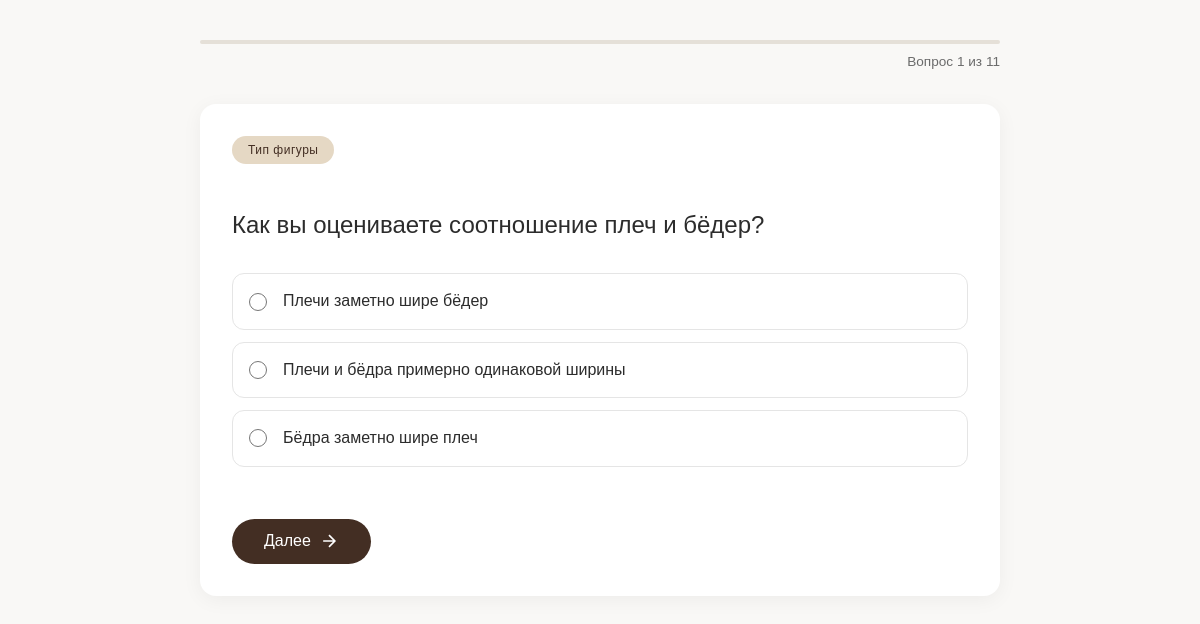
Page /quiz/question/1/ on the committed database.
### quiz/models.py (models this page shows, shortened)
class Question(models.Model):
    category = models.ForeignKey(QuizCategory, on_delete=models.CASCADE)
    text = models.CharField(max_length=255)
    order = models.PositiveSmallIntegerField(default=0)
    class Meta:
        ordering = ['category', 'order']

class AnswerOption(models.Model):
    question = models.ForeignKey(Question, on_delete=models.CASCADE, related_name='options')
    text = models.CharField(max_length=200)
    value = models.CharField(max_length=10)  # буквенный код ответа: A, B, C, D, E
    score = models.IntegerField(default=0)

### quiz/views.py (the view, shortened to what this page needs)
# urls.py: path('quiz/question/<int:order>/', views.quiz_question, name='quiz_question'),
def quiz_question(request, order):
    question = get_object_or_404(Question, order=order)
    options = question.options.all()
    answers = request.session.get('quiz_answers', {})
    total_questions = Question.objects.count()
    progress = {
        'current': order,
        'total': total_questions,
        'percent': int((order - 1) / total_questions * 100) if total_questions > 0 else 0
    }
    context = {
        'question': question,
        'options': options,
        'progress': progress,
        'current_answer': answers.get(str(order), None),
    }
    return render(request, 'quiz/question.html', context)

### quiz/templates/quiz/question.html (shortened to what this page needs)
{% extends 'quiz/base.html' %}
{% load static %}
{% block content %}
<div class="quiz-container">
    <div class="quiz-progress">
        <div class="progress-bar">
        </div>
        <div class="progress-text">Вопрос {{ progress.current }} из {{ progress.total }}</div>
    </div>
    <div class="quiz-card">
        <div class="quiz-category-tag">
            {% if question.category.name == 'figure' %}Тип фигуры
            {% elif question.category.name == 'color' %}Цветотип
            {% else %}Типаж по Кибби
            {% endif %}
        </div>
        <h2 class="quiz-question">{{ question.text }}</h2>
        <form method="post" class="quiz-form">
            <div class="options-grid">
                {% for option in options %}
                <label class="option-card">
                    <input type="radio" name="answer" value="{{ option.value }}" required>
                    <span class="option-text">{{ option.text }}</span>
                </label>
                {% endfor %}
            </div>
            <button type="submit" class="btn-next">
                Далее
                <svg width="20" height="20" viewBox="0 0 24 24" fill="none" stroke="currentColor" stroke-width="2">
                    <path d="M5 12h14M12 5l7 7-7 7"/>
                </svg>
            </button>
        </form>
    </div>
</div>
{% endblock %}

### quiz/static/quiz/css/style.css (style rules this page uses)
:root { --primary-color: #432E23; --secondary-color: #E5D8C4; --accent-color: #688A7E; --text-dark: #2C2C2C; --text-light: #6B6B6B; --border-radius: 8px; --transition: all 0.3s ease; }
body { font-family: 'Montserrat', sans-serif; background-color: #F9F8F6; color: var(--text-dark); line-height: 1.5; }
.quiz-container { max-width: 800px; margin: 2rem auto; padding: 0 1.5rem; }
.quiz-progress { margin-bottom: 2rem; }
.progress-bar { height: 4px; background-color: #E5E0D8; border-radius: 2px; overflow: hidden; margin-bottom: 0.5rem; }
.progress-text { font-size: 0.85rem; color: var(--text-light, #6B6B6B); text-align: right; }
.quiz-card { background: #FFFFFF; border-radius: 16px; padding: 2rem; box-shadow: 0 4px 20px rgba(0, 0, 0, 0.05); }
.quiz-category-tag { display: inline-block; background-color: var(--secondary-color, #E5D8C4); padding: 0.3rem 1rem; border-radius: 20px; font-size: 0.75rem; font-weight: 500; color: var(--primary-color, #432E23); margin-bottom: 1.5rem; letter-spacing: 0.5px; }
.quiz-question { font-size: 1.5rem; font-weight: 400; line-height: 1.4; color: var(--text-dark, #2C2C2C); margin-bottom: 2rem; }
.options-grid { display: flex; flex-direction: column; gap: 0.75rem; margin-bottom: 2rem; }
.option-card { display: flex; align-items: center; gap: 1rem; padding: 1rem; border: 1px solid #E5E5E5; border-radius: 12px; cursor: pointer; transition: all 0.2s ease; background-color: #FFFFFF; }
.option-card input[type="radio"] { width: 18px; height: 18px; margin: 0; accent-color: var(--primary-color, #432E23); }
.option-text { font-size: 1rem; color: var(--text-dark, #2C2C2C); line-height: 1.4; }
.btn-next { display: inline-flex; align-items: center; gap: 0.5rem; background-color: var(--primary-color, #432E23); color: white; border: none; padding: 0.8rem 2rem; border-radius: 40px; font-size: 1rem; font-weight: 500; cursor: pointer; transition: background-color 0.2s; }
.btn-next svg { transition: transform 0.2s; }

### quiz/templates/quiz/base.html (style rules this page uses)
body { font-family: Arial, sans-serif; margin: 40px; }
button { margin-top: 20px; padding: 8px 16px; font-size: 1em; }

### rows in the picture
Question: text "Как вы оцениваете соотношение плеч и бёдер?"
AnswerOption: text "Плечи заметно шире бёдер"
AnswerOption: text "Плечи и бёдра примерно одинаковой ширины"
AnswerOption: text "Бёдра заметно шире плеч"

### other values in the picture
{{ progress.current }} "1"
{{ progress.total }} "11"
